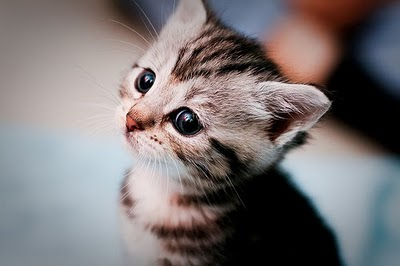
#> input picture assignment2/notebook_images/kitten.jpg, 400 x 266 px
$ jupyter execute --allow-errors ConvolutionalNetworks.ipynb   (shell and % lines are left out)
#> lines starting #> are read from the running program, lines starting #| are printed output that depends on the picture
### assignment2/cs231n/layers.py
from builtins import range
import numpy as np


# [592 lines left out: functions affine_forward, affine_backward, relu_forward, relu_backward, batchnorm_forward, batchnorm_backward and 5 more, not called in this run]


def conv_forward_naive(x, w, b, conv_param):
    """
    A naive implementation of the forward pass for a convolutional layer.

    The input consists of N data points, each with C channels, height H and
    width W. We convolve each input with F different filters, where each filter
    spans all C channels and has height HH and width WW.

    Input:
    - x: Input data of shape (N, C, H, W)
    - w: Filter weights of shape (F, C, HH, WW)
    - b: Biases, of shape (F,)
    - conv_param: A dictionary with the following keys:
      - 'stride': The number of pixels between adjacent receptive fields in the
        horizontal and vertical directions.
      - 'pad': The number of pixels that will be used to zero-pad the input.


    During padding, 'pad' zeros should be placed symmetrically (i.e equally on both sides)
    along the height and width axes of the input. Be careful not to modfiy the original
    input x directly.

    Returns a tuple of:
    - out: Output data, of shape (N, F, H', W') where H' and W' are given by
      H' = 1 + (H + 2 * pad - HH) / stride
      W' = 1 + (W + 2 * pad - WW) / stride
    - cache: (x, w, b, conv_param)
    """
    out = None
    ###########################################################################
    # TODO: Implement the convolutional forward pass.                         #
    # Hint: you can use the function np.pad for padding.                      #
    ###########################################################################
    # *****START OF YOUR CODE (DO NOT DELETE/MODIFY THIS LINE)*****

    # define dimensions and params
    N, C, H, W = x.shape
    F, C, HH, WW = w.shape

    s = conv_param['stride']; pad = conv_param['pad']

    H_out = 1 + (H + 2 * pad - HH) // s
    W_out = 1 + (W + 2 * pad - WW) // s

    # padded input for convolutions
    x_pad = np.pad(x, ((0, 0), (0, 0), (pad, pad), (pad, pad)), 'constant', constant_values=0)

    # define output with proper dimensions
    out = np.zeros([N, F, H_out, W_out])

    # compute output with 4 loops
    for n in range(N):
        for f in range(F):
            for i in range(H_out):
                for j in range(W_out):
                    # y = x * w + b,
                    # where *-convolution operation, x - small part of image
                    # w - one filter, b - filter bias
                    out[n,f,i,j] = (x_pad[n, :, s*i:s*i+HH, s*j:s*j+WW] * w[f,:,:,:]).sum() + b[f]

    # *****END OF YOUR CODE (DO NOT DELETE/MODIFY THIS LINE)*****
    ###########################################################################
    #                             END OF YOUR CODE                            #
    ###########################################################################
    cache = (x, w, b, conv_param)
    return out, cache


# [55 lines left out: function conv_backward_naive, not called in this run]


def max_pool_forward_naive(x, pool_param):
    """
    A naive implementation of the forward pass for a max-pooling layer.

    Inputs:
    - x: Input data, of shape (N, C, H, W)
    - pool_param: dictionary with the following keys:
      - 'pool_height': The height of each pooling region
      - 'pool_width': The width of each pooling region
      - 'stride': The distance between adjacent pooling regions

    No padding is necessary here. Output size is given by

    Returns a tuple of:
    - out: Output data, of shape (N, C, H', W') where H' and W' are given by
      H' = 1 + (H - pool_height) / stride
      W' = 1 + (W - pool_width) / stride
    - cache: (x, pool_param)
    """
    out = None
    ###########################################################################
    # TODO: Implement the max-pooling forward pass                            #
    ###########################################################################
    # *****START OF YOUR CODE (DO NOT DELETE/MODIFY THIS LINE)*****

    # define dimensions and params
    N, C, H, W = x.shape

    pool_height, pool_width, s = pool_param['pool_height'], pool_param['pool_width'], pool_param['stride']

    H_out = 1 + (H - pool_height) // s
    W_out = 1 + (W - pool_width) // s

    # define output with proper dimensions
    out = np.zeros([N, C, H_out, W_out])

    # compute output with 4 loops
    for n in range(N):
        for c in range(C):
            for i in range(H_out):
                for j in range(W_out):
                    out[n,c,i,j] = np.max(x[n, c, s*i:s*i+pool_height, s*j:s*j+pool_width])

    # *****END OF YOUR CODE (DO NOT DELETE/MODIFY THIS LINE)*****
    ###########################################################################
    #                             END OF YOUR CODE                            #
    ###########################################################################
    cache = (x, pool_param)
    return out, cache


# [365 lines left out: functions max_pool_backward_naive, spatial_batchnorm_forward, spatial_batchnorm_backward, spatial_groupnorm_forward, spatial_groupnorm_backward, svm_loss and 1 more, not called in this run]

### assignment2/cs231n/classifiers/cnn.py
from builtins import object
import numpy as np

from cs231n.layers import *
from cs231n.fast_layers import *
from cs231n.layer_utils import *


class ThreeLayerConvNet(object):
    """
    A three-layer convolutional network with the following architecture:

    conv - relu - 2x2 max pool - affine - relu - affine - softmax

    The network operates on minibatches of data that have shape (N, C, H, W)
    consisting of N images, each with height H and width W and with C input
    channels.
    """

    def __init__(self, input_dim=(3, 32, 32), num_filters=32, filter_size=7,
                 hidden_dim=100, num_classes=10, weight_scale=1e-3, reg=0.0,
                 dtype=np.float32):
        """
        Initialize a new network.

        Inputs:
        - input_dim: Tuple (C, H, W) giving size of input data
        - num_filters: Number of filters to use in the convolutional layer
        - filter_size: Width/height of filters to use in the convolutional layer
        - hidden_dim: Number of units to use in the fully-connected hidden layer
        - num_classes: Number of scores to produce from the final affine layer.
        - weight_scale: Scalar giving standard deviation for random initialization
          of weights.
        - reg: Scalar giving L2 regularization strength
        - dtype: numpy datatype to use for computation.
        """
        self.params = {}
        self.reg = reg
        self.dtype = dtype

        ############################################################################
        # TODO: Initialize weights and biases for the three-layer convolutional    #
        # network. Weights should be initialized from a Gaussian centered at 0.0   #
        # with standard deviation equal to weight_scale; biases should be          #
        # initialized to zero. All weights and biases should be stored in the      #
        # dictionary self.params. Store weights and biases for the convolutional  #
        # layer using the keys 'W1' and 'b1'; use keys 'W2' and 'b2' for the       #
        # weights and biases of the hidden affine layer, and keys 'W3' and 'b3'    #
        # for the weights and biases of the output affine layer.                   #
        #                                                                          #
        # IMPORTANT: For this assignment, you can assume that the padding          #
        # and stride of the first convolutional layer are chosen so that           #
        # **the width and height of the input are preserved**. Take a look at      #
        # the start of the loss() function to see how that happens.                #
        ############################################################################
        # *****START OF YOUR CODE (DO NOT DELETE/MODIFY THIS LINE)*****

        C, H, W = input_dim
        # convolutional layer
        self.params['W1'] = weight_scale * np.random.randn(num_filters, C, filter_size, filter_size)
        self.params['b1'] = np.zeros(num_filters)
        # hidden affine layer
        self.params['W2'] = weight_scale * np.random.randn(num_filters * H * W // 4, hidden_dim)
        self.params['b2'] = np.zeros(hidden_dim)
        # output affine layer
        self.params['W3'] = weight_scale * np.random.randn(hidden_dim, num_classes)
        self.params['b3'] = np.zeros(num_classes)

        # *****END OF YOUR CODE (DO NOT DELETE/MODIFY THIS LINE)*****
        ############################################################################
        #                             END OF YOUR CODE                             #
        ############################################################################

        for k, v in self.params.items():
            self.params[k] = v.astype(dtype)


    def loss(self, X, y=None):
        """
        Evaluate loss and gradient for the three-layer convolutional network.

        Input / output: Same API as TwoLayerNet in fc_net.py.
        """
        W1, b1 = self.params['W1'], self.params['b1']
        W2, b2 = self.params['W2'], self.params['b2']
        W3, b3 = self.params['W3'], self.params['b3']

        # pass conv_param to the forward pass for the convolutional layer
        # Padding and stride chosen to preserve the input spatial size
        filter_size = W1.shape[2]
        conv_param = {'stride': 1, 'pad': (filter_size - 1) // 2}

        # pass pool_param to the forward pass for the max-pooling layer
        pool_param = {'pool_height': 2, 'pool_width': 2, 'stride': 2}

        scores = None
        ############################################################################
        # TODO: Implement the forward pass for the three-layer convolutional net,  #
        # computing the class scores for X and storing them in the scores          #
        # variable.                                                                #
        #                                                                          #
        # Remember you can use the functions defined in cs231n/fast_layers.py and  #
        # cs231n/layer_utils.py in your implementation (already imported).         #
        ############################################################################
        # *****START OF YOUR CODE (DO NOT DELETE/MODIFY THIS LINE)*****

        # A three-layer convolutional network with the following architecture:
        # conv - relu - 2x2 max pool - affine - relu - affine - softmax

        h, cache1 = conv_relu_pool_forward(X, W1, b1, conv_param, pool_param)
        h, cache2 = affine_relu_forward(h, W2, b2)
        h, cache3 = affine_forward(h, W3, b3)
        scores = h

        # *****END OF YOUR CODE (DO NOT DELETE/MODIFY THIS LINE)*****
        ############################################################################
        #                             END OF YOUR CODE                             #
        ############################################################################

        if y is None:
            return scores

        loss, grads = 0, {}
        ############################################################################
        # TODO: Implement the backward pass for the three-layer convolutional net, #
        # storing the loss and gradients in the loss and grads variables. Compute  #
        # data loss using softmax, and make sure that grads[k] holds the gradients #
        # for self.params[k]. Don't forget to add L2 regularization!               #
        #                                                                          #
        # NOTE: To ensure that your implementation matches ours and you pass the   #
        # automated tests, make sure that your L2 regularization includes a factor #
        # of 0.5 to simplify the expression for the gradient.                      #
        ############################################################################
        # *****START OF YOUR CODE (DO NOT DELETE/MODIFY THIS LINE)*****

        # compute softmax loss
        loss, dout = softmax_loss(scores, y)

        # add regularization to the loss
        loss += 0.5 * self.reg*( np.sum(W1*W1) + np.sum(W2*W2) + np.sum(W3*W3) )

        # backward pass
        dx3, dw3, db3 = affine_backward(dout, cache3)
        dx2, dw2, db2 = affine_relu_backward(dx3, cache2)
        dx1, dw1, db1 = conv_relu_pool_backward(dx2, cache1)

        # add regularization to gradients
        grads['W1'] = dw1 + self.reg * W1
        grads['b1'] = db1
        grads['W2'] = dw2 + self.reg * W2
        grads['b2'] = db2
        grads['W3'] = dw3 + self.reg * W3
        grads['b3'] = db3

        # *****END OF YOUR CODE (DO NOT DELETE/MODIFY THIS LINE)*****
        ############################################################################
        #                             END OF YOUR CODE                             #
        ############################################################################

        return loss, grads

### assignment2/cs231n/layer_utils.py
from cs231n.layers import *
from cs231n.fast_layers import *


# [85 lines left out: functions affine_relu_forward, affine_relu_backward, affine_batchnorm_relu_forward, affine_batchnorm_relu_backward, affine_layernorm_relu_forward, affine_layernorm_relu_backward, not called in this run]


def conv_relu_forward(x, w, b, conv_param):
    """
    A convenience layer that performs a convolution followed by a ReLU.

    Inputs:
    - x: Input to the convolutional layer
    - w, b, conv_param: Weights and parameters for the convolutional layer

    Returns a tuple of:
    - out: Output from the ReLU
    - cache: Object to give to the backward pass
    """
    a, conv_cache = conv_forward_fast(x, w, b, conv_param)
    out, relu_cache = relu_forward(a)
    cache = (conv_cache, relu_cache)
    return out, cache


# [24 lines left out: functions conv_relu_backward, conv_bn_relu_forward, conv_bn_relu_backward, not called in this run]


def conv_relu_pool_forward(x, w, b, conv_param, pool_param):
    """
    Convenience layer that performs a convolution, a ReLU, and a pool.

    Inputs:
    - x: Input to the convolutional layer
    - w, b, conv_param: Weights and parameters for the convolutional layer
    - pool_param: Parameters for the pooling layer

    Returns a tuple of:
    - out: Output from the pooling layer
    - cache: Object to give to the backward pass
    """
    a, conv_cache = conv_forward_fast(x, w, b, conv_param)
    s, relu_cache = relu_forward(a)
    out, pool_cache = max_pool_forward_fast(s, pool_param)
    cache = (conv_cache, relu_cache, pool_cache)
    return out, cache


# [9 lines left out: function conv_relu_pool_backward, not called in this run]

### assignment2/ConvolutionalNetworks.ipynb
# Convolutional Networks
So far we have worked with deep fully-connected networks, using them to explore different optimization strategies and network architectures. Fully-connected networks are a good testbed for experimentation because they are very computationally efficient, but in practice all state-of-the-art results use convolutional networks instead.

First you will implement several layer types that are used in convolutional networks. You will then use these layers to train a convolutional network on the CIFAR-10 dataset.

[cell 1]
# As usual, a bit of setup
import numpy as np
import matplotlib.pyplot as plt
from cs231n.classifiers.cnn import *
from cs231n.data_utils import get_CIFAR10_data
from cs231n.gradient_check import eval_numerical_gradient_array, eval_numerical_gradient
from cs231n.layers import *
from cs231n.fast_layers import *
from cs231n.solver import Solver

plt.rcParams['figure.figsize'] = (10.0, 8.0) # set default size of plots
plt.rcParams['image.interpolation'] = 'nearest'
plt.rcParams['image.cmap'] = 'gray'

# for auto-reloading external modules
# see http://stackoverflow.com/questions/1907993/autoreload-of-modules-in-ipython

def rel_error(x, y):
  """ returns relative error """
  return np.max(np.abs(x - y) / (np.maximum(1e-8, np.abs(x) + np.abs(y))))

#> (a cell that did not finish here is left out)

# Convolution: Naive forward pass
The core of a convolutional network is the convolution operation. In the file `cs231n/layers.py`, implement the forward pass for the convolution layer in the function `conv_forward_naive`.

You don't have to worry too much about efficiency at this point; just write the code in whatever way you find most clear.

You can test your implementation by running the following:

[cell 3]
x_shape = (2, 3, 4, 4)
w_shape = (3, 3, 4, 4)
x = np.linspace(-0.1, 0.5, num=np.prod(x_shape)).reshape(x_shape)
w = np.linspace(-0.2, 0.3, num=np.prod(w_shape)).reshape(w_shape)
b = np.linspace(-0.1, 0.2, num=3)

conv_param = {'stride': 2, 'pad': 1}
out, _ = conv_forward_naive(x, w, b, conv_param)
correct_out = np.array([[[[-0.08759809, -0.10987781],
                           [-0.18387192, -0.2109216 ]],
                          [[ 0.21027089,  0.21661097],
                           [ 0.22847626,  0.23004637]],
                          [[ 0.50813986,  0.54309974],
                           [ 0.64082444,  0.67101435]]],
                         [[[-0.98053589, -1.03143541],
                           [-1.19128892, -1.24695841]],
                          [[ 0.69108355,  0.66880383],
                           [ 0.59480972,  0.56776003]],
                          [[ 2.36270298,  2.36904306],
                           [ 2.38090835,  2.38247847]]]])

# Compare your output to ours; difference should be around e-8
print('Testing conv_forward_naive')
print('difference: ', rel_error(out, correct_out))

# Aside: Image processing via convolutions

As fun way to both check your implementation and gain a better understanding of the type of operation that convolutional layers can perform, we will set up an input containing two images and manually set up filters that perform common image processing operations (grayscale conversion and edge detection). The convolution forward pass will apply these operations to each of the input images. We can then visualize the results as a sanity check.

[cell 4]
from imageio import imread
from PIL import Image

kitten = imread('notebook_images/kitten.jpg')
#> kitten is the input picture: shape (266, 400, 3); mean R, G, B 122.7, 116.5, 117.5
puppy = imread('notebook_images/puppy.jpg')
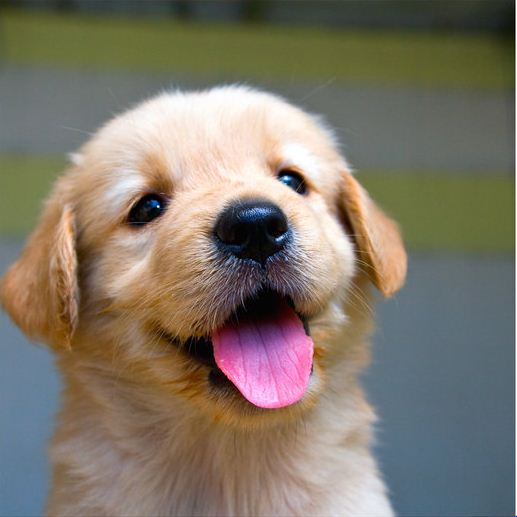
#> input picture assignment2/notebook_images/puppy.jpg, 517 x 517 px
#> puppy is the input picture: shape (517, 517, 3); mean R, G, B 128.1, 119.4, 106
# kitten is wide, and puppy is already square
d = kitten.shape[1] - kitten.shape[0]
kitten_cropped = kitten[:, d//2:-d//2, :]
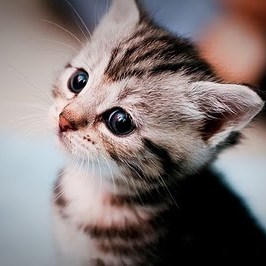
#> kitten_cropped: shape (266, 266, 3); mean R, G, B 128.7, 117.5, 116.5

img_size = 200   # Make this smaller if it runs too slow
resized_puppy = np.array(Image.fromarray(puppy).resize((img_size, img_size)))
resized_kitten = np.array(Image.fromarray(kitten_cropped).resize((img_size, img_size)))
#> (the rest of the program and of its run is left out)
